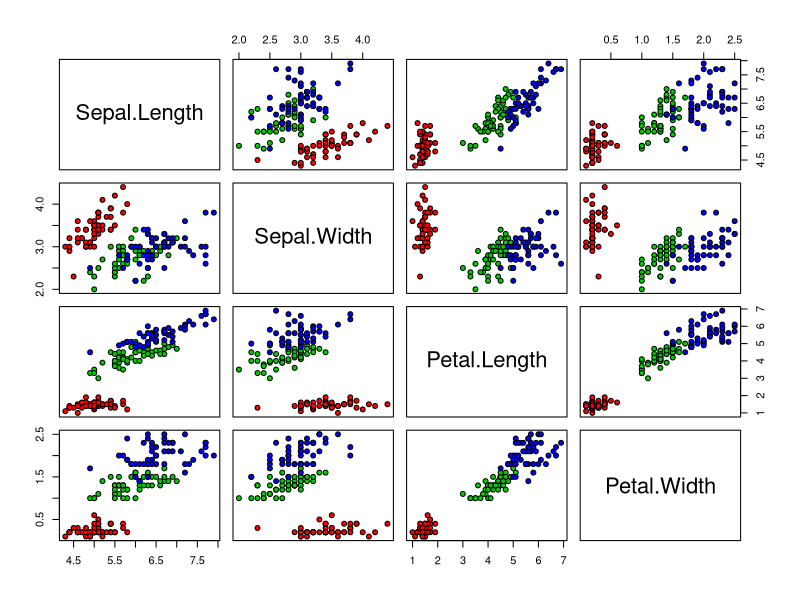
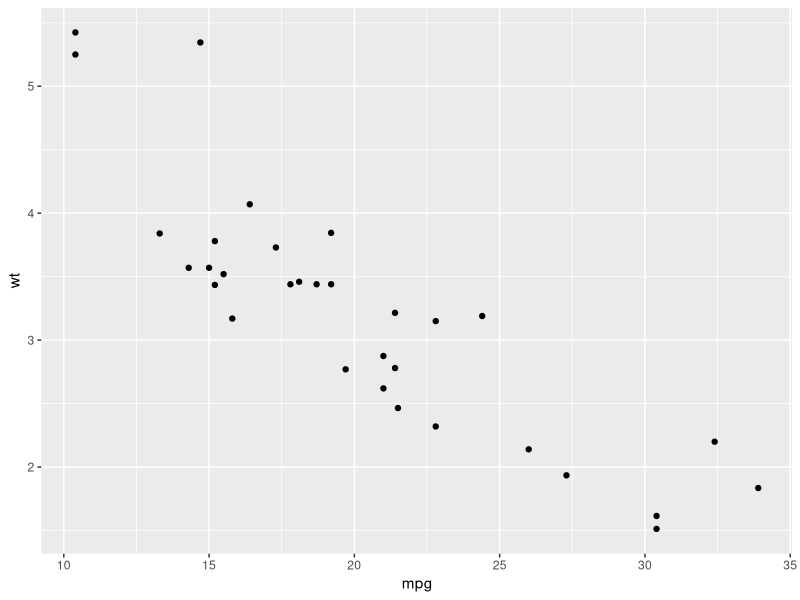
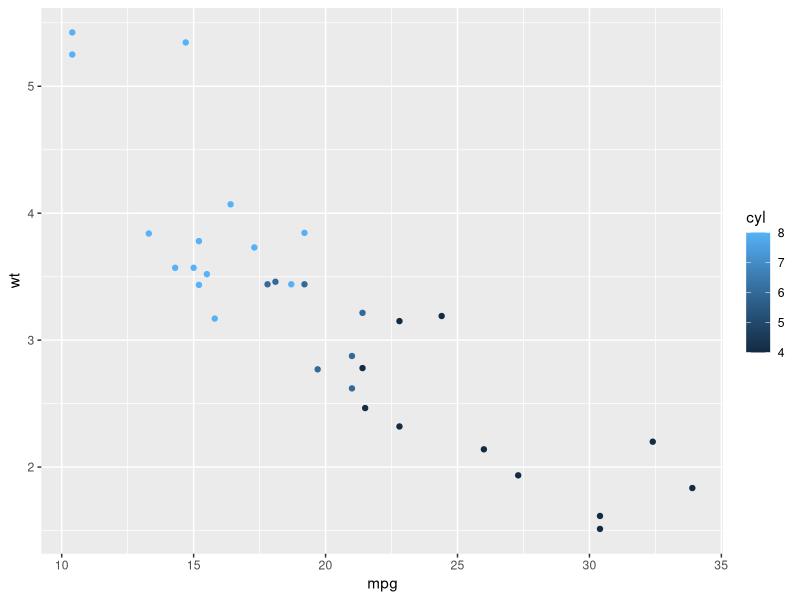
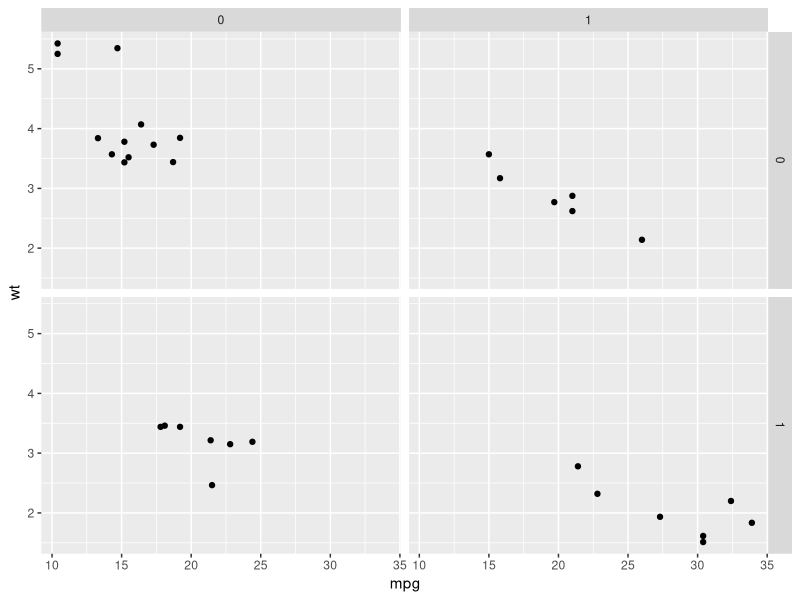
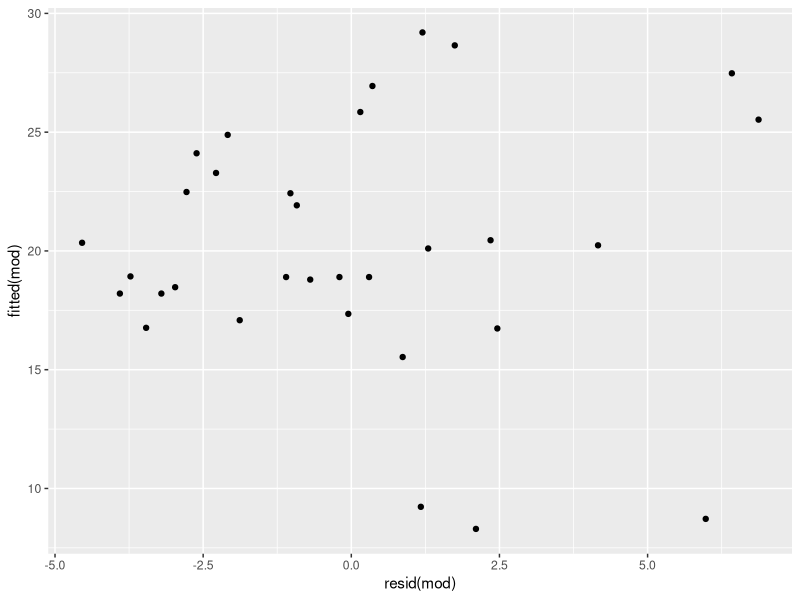
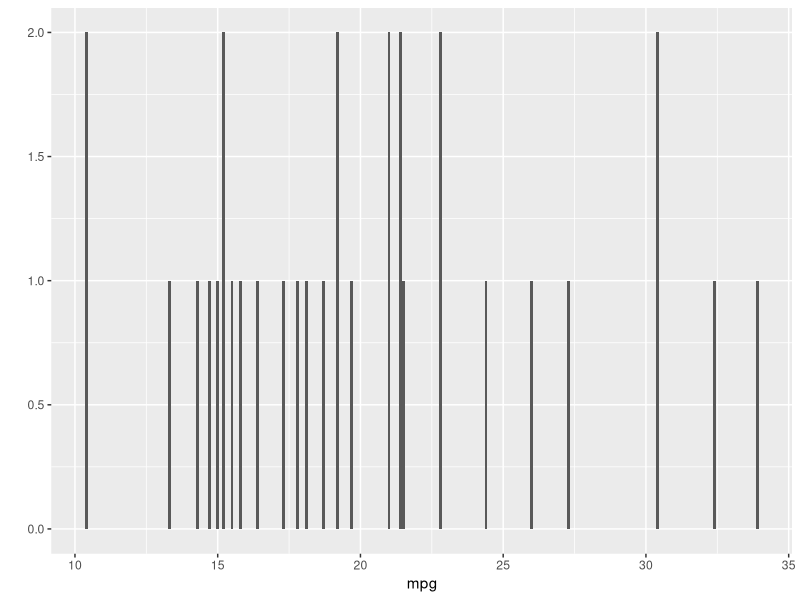
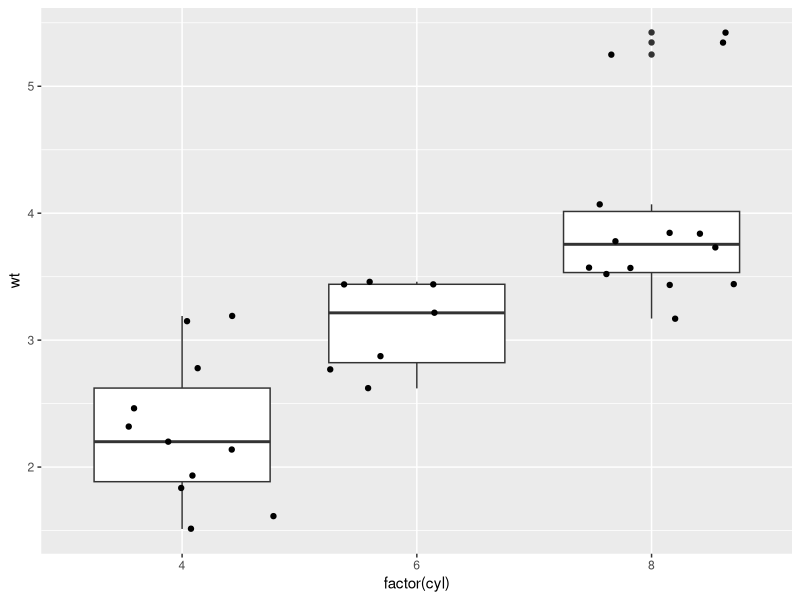
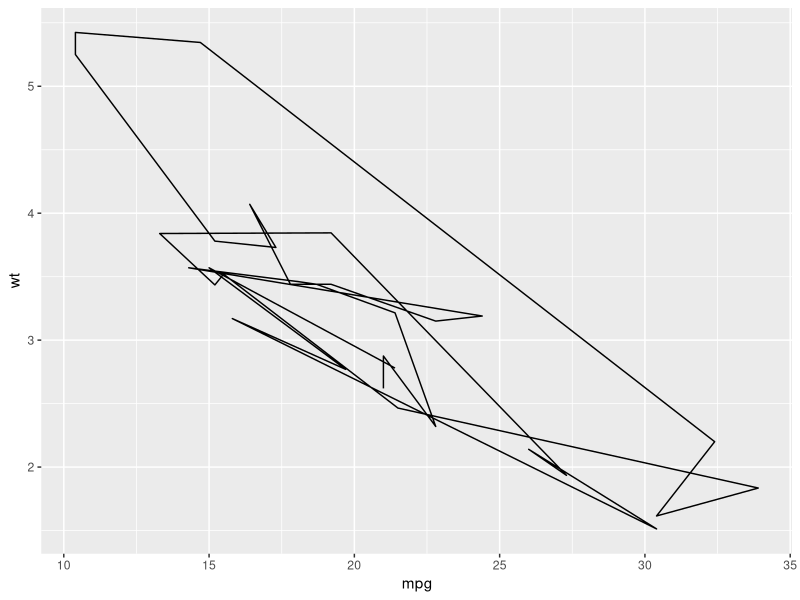

Source code (R) for these figures, in order:
## ---- chunk 1
knitr::opts_chunk$set(echo = TRUE, cache = TRUE, message=FALSE, warning=FALSE, comment=NA, fig.align='center', fig.keep='last')

knitr::knit_hooks$set(mysize = function(before, options, envir) {
  if (before) 
    return(options$size)
})

setwd("~/danielmarcelino.github.io/resources/teaching/analytics/Portuguese")
## ---- chunk 2
a <- c(1, 2, 5.3, 6, -2, 4) # numeric

b <- c("um", "dois", "três") # character 

c <- c(TRUE, TRUE, TRUE, FALSE, TRUE, FALSE) # logical
## ---- chunk 3
y <- matrix(1:20, nrow = 5, ncol = 4)

print(y)
## ---- chunk 4
d <- c(1, 2, 3, 4);
e <- c("azul", "verde", "branco", NA);
f <- c(TRUE, TRUE, TRUE, FALSE);
df <- data.frame(d, e, f);

names(df) <- c("ID","Cor","Aprovado") # nomes das variáveis

## ---- chunk 5
print(df)
## ---- chunk 6
w <- list(nome = "Daniel", números = a, matriz = y, idade = 30.5)
## ---- chunk 7
w
## ---- chunk 8
l <- list("a" = c(1,2,3), "bla", list(c(TRUE,FALSE), c(1L, 3L))); l
## ---- chunk 9
l[[1]]
## ---- chunk 10
l[2]
## ---- chunk 11
l$a
## ---- chunk 12
l[[3]][[2]]
## ---- chunk 13
# variável sexo com 20 entradas "masculino" e
# 30 entradas "feminino" 
sexo <- c(rep("masculino",20), rep("feminino", 30))
sexo <- factor(sexo)
summary(sexo) 

## ---- chunk 14
# variável rating codificada como "grande", "médio", "pequeno'
rating <- c("grande", "médio", "médio", "pequeno", "grande")

rating <- ordered(rating, c("pequeno","médio", "grande"))

rating
## ---- chunk 15

## ---- chunk 16
par(mar = c(5, 4, 1, 2) + 0.1)
pairs(iris[1:4], pch = 21,
      bg = c("red", "green3", "blue")[unclass(iris$Species)])
## ---- chunk 17
# Instalar o pacote ggplot2
library(ggplot2)

# ?mtcars
str(mtcars)
## ---- chunk 18
qplot(mpg, wt, data = mtcars)
## ---- chunk 19
qplot(mpg, wt, data = mtcars, colour = cyl)
## ---- chunk 20
qplot(mpg, wt, data = mtcars, facets = vs ~ am)

## ---- chunk 21
mod <- lm(mpg ~ wt, data = mtcars)

qplot(resid(mod), fitted(mod))
## ---- chunk 22
qplot(mpg, data = mtcars,
  geom = "histogram", binwidth = 0.1)
## ---- chunk 23
qplot(factor(cyl), wt, data = mtcars, geom = c("boxplot", "jitter"))

## ---- chunk 24
qplot(mpg, wt, data = mtcars, geom = "path")
## ---- chunk 25
qplot(carat, data = diamonds,
  geom = "histogram", binwidth = 0.01)
